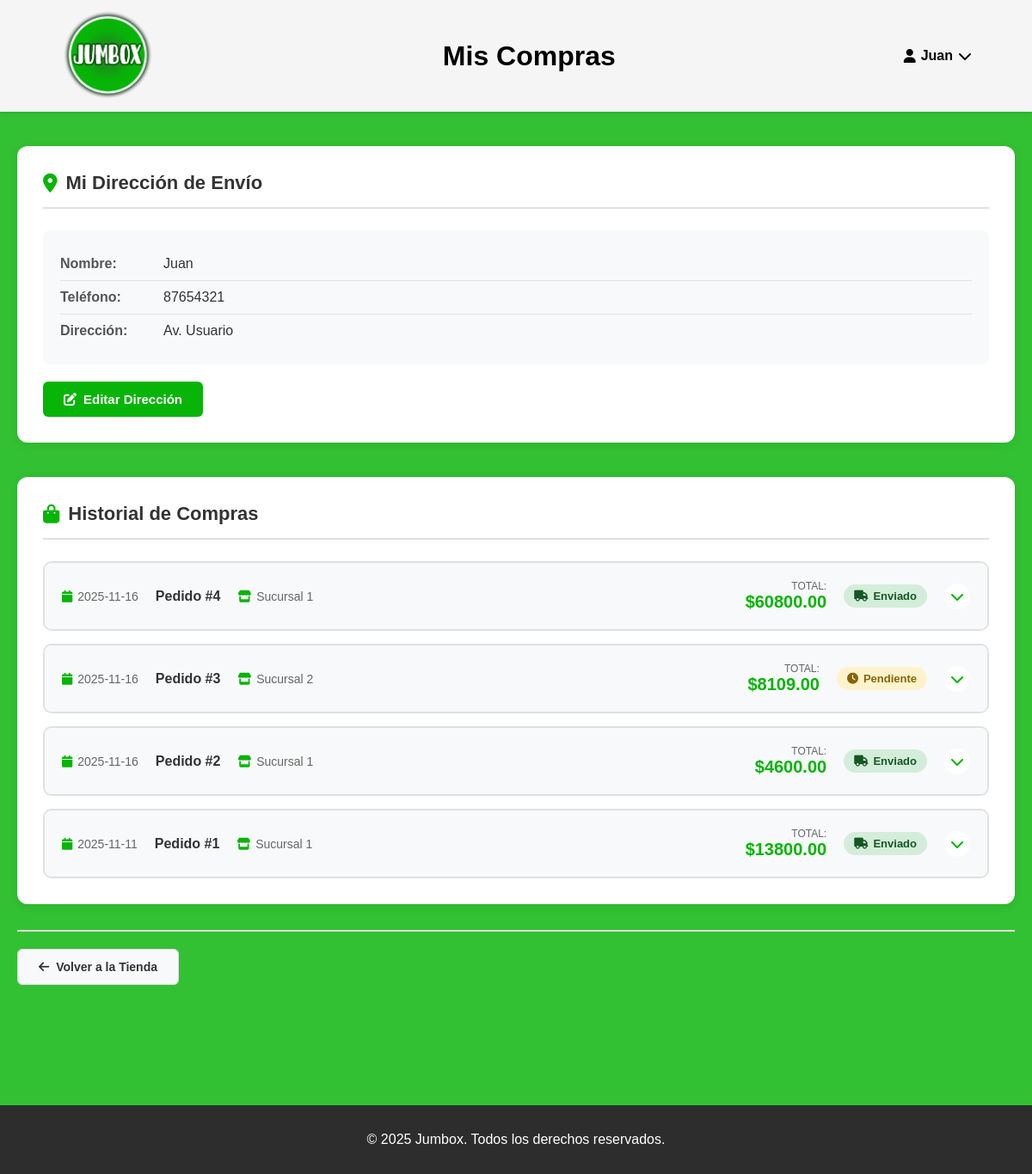
The app's page /mis-compras (signed in), older data.
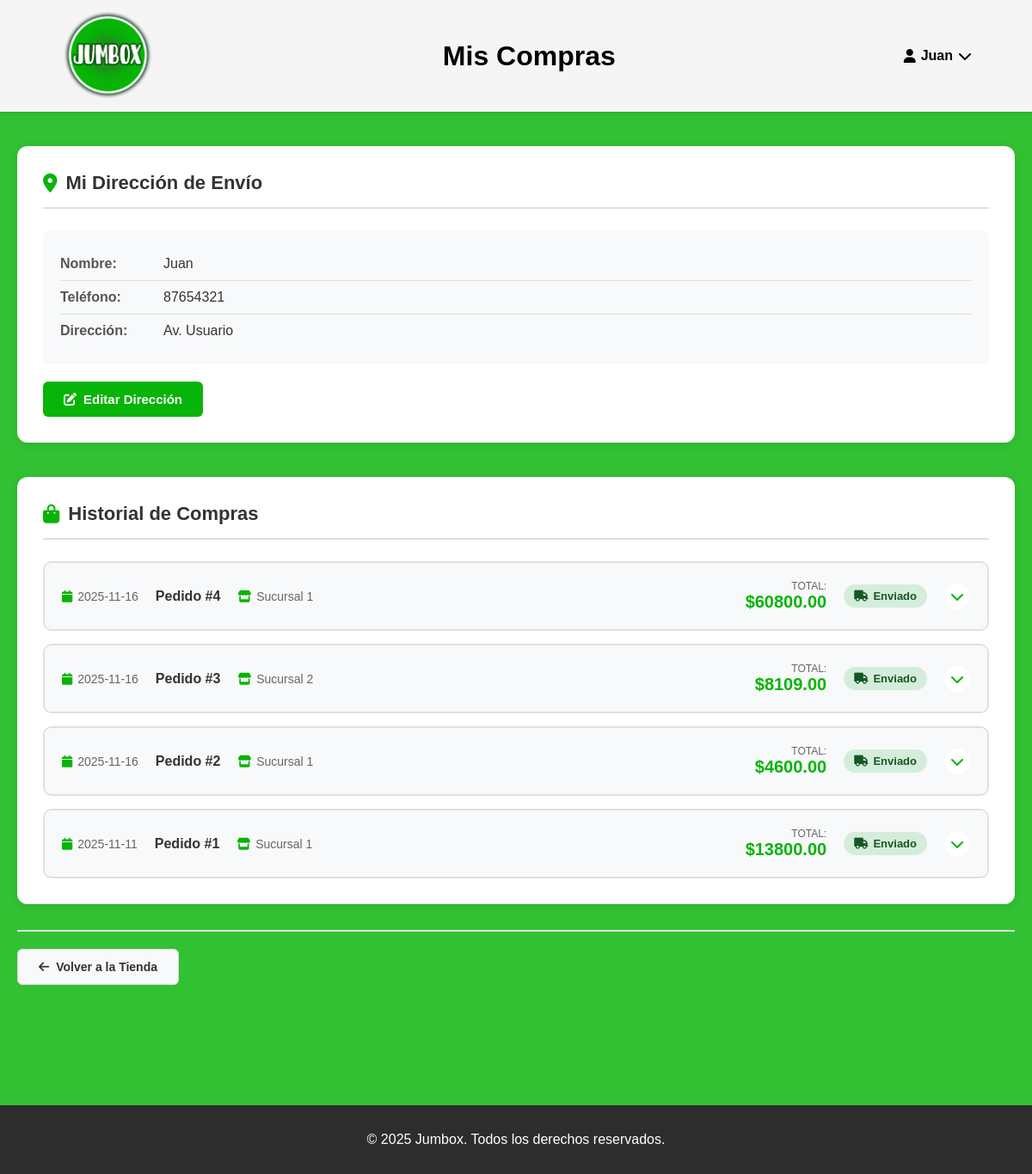
The same page, newer data.
### tables this page shows
CREATE TABLE "pedido" (
  id_pedido INTEGER PRIMARY KEY AUTOINCREMENT,
  fecha TEXT NOT NULL,
  estado TEXT NOT NULL,
  fk_cliente INTEGER NOT NULL,
  fk_sucursal INTEGER,
  FOREIGN KEY (fk_cliente) REFERENCES cliente(id_cliente)
    ON DELETE NO ACTION ON UPDATE NO ACTION,
  FOREIGN KEY (fk_sucursal) REFERENCES cliente(id_cliente)
    ON DELETE NO ACTION ON UPDATE NO ACTION
);

### app/user/routes.py (the view)
@user_bp.route('/mis-compras')
def mis_compras():
    resp = require_login_redirect()
    if resp:
        return resp
    if session.get('tipo') != 'usuario':
        flash("No autorizado.", "error")
        return redirect(url_for('main.home'))
    id_cliente = session['id_cliente']
    with get_conn() as conn:
        cliente = conn.execute("""
            SELECT nombre, direccion, telefono
            FROM cliente
            WHERE id_cliente = ?
        """, (id_cliente,)).fetchone()
        pedidos = conn.execute("""
            SELECT
                p.id_pedido,
                p.fecha,
                p.estado,
                s.nombre AS sucursal,
                GROUP_CONCAT(prod.nombre || '|' || dp.cantidad || '|' || prod.precio, '###') AS productos_info,
                SUM(dp.cantidad * prod.precio) AS total
            FROM pedido p
            LEFT JOIN cliente s ON s.id_cliente = p.fk_sucursal
            JOIN detalles_pedido dp ON dp.fk_pedido = p.id_pedido
            JOIN producto prod ON prod.id_producto = dp.fk_producto
            WHERE p.fk_cliente = ?
            GROUP BY p.id_pedido
            ORDER BY p.id_pedido DESC
        """, (id_cliente,)).fetchall()
        pedidos_procesados = []
        for pedido in pedidos:
            productos_raw = pedido['productos_info'].split('###') if pedido['productos_info'] else []
            productos = []
            for prod_info in productos_raw:
                partes = prod_info.split('|')
                if len(partes) == 3:
                    productos.append({
                        'nombre': partes[0],
                        'cantidad': int(partes[1]),
                        'precio': float(partes[2]),
                        'subtotal': int(partes[1]) * float(partes[2])
                    })
            pedidos_procesados.append({
                'id_pedido': pedido['id_pedido'],
                'fecha': pedido['fecha'],
                'estado': pedido['estado'],
                'sucursal': pedido['sucursal'],
                'total': pedido['total'],
                'productos': productos
            })
    return render_template('compras_cliente.html',
                        cliente=cliente,
                        pedidos=pedidos_procesados)

### app/utils.py (called while the page is built)
def get_conn():
    conn = sqlite3.connect(current_app.config["DB_NAME"])
    conn.row_factory = sqlite3.Row
    conn.execute("PRAGMA foreign_keys = ON;")
    return conn

def require_login_redirect():
    if 'id_cliente' not in session:
        flash("Necesitás iniciar sesión.", "error")
        return redirect(url_for('auth.login'))
    return None

### templates/user/compras_cliente.html (shortened to what the changed rows need)
<!DOCTYPE html>
<html lang="es">
<head>
    <link rel="stylesheet" href="{{ url_for('static', filename='style.css') }}">
    <link rel="stylesheet" href="https://cdnjs.cloudflare.com/ajax/libs/font-awesome/6.5.0/css/all.min.css">
</head>
<body>
    <header class="main-header">
        <div class="titulo-header">
            <h1>Mis Compras</h1>
        </div>
    </header>
    <main>
        <div class="compras-container">
            <div class="direccion-section">
                <div class="card-direccion">
                    <h2><i class="fa-solid fa-location-dot"></i> Mi Dirección de Envío</h2>
                </div>
            </div>
            <div class="historial-section">
                <h2><i class="fa-solid fa-shopping-bag"></i> Historial de Compras</h2>
                {% if pedidos %}
                    <div class="pedidos-lista">
                        {% for pedido in pedidos %}
                        <div class="pedido-item">
                            <div class="pedido-header" data-id="{{ pedido['id_pedido'] }}" onclick="togglePedido(this.dataset.id)">
                                <div class="pedido-info-principal">
                                    <div class="pedido-fecha">
                                        <i class="fa-solid fa-calendar"></i>
                                        <span>{{ pedido['fecha'] }}</span>
                                    </div>
                                    <div class="pedido-numero">
                                        <strong>Pedido #{{ pedido['id_pedido'] }}</strong>
                                    </div>
                                    <div class="pedido-sucursal">
                                        <i class="fa-solid fa-store"></i> {{ pedido['sucursal'] }}
                                    </div>
                                </div>
                                <div class="pedido-info-secundaria">
                                    <div class="pedido-total">
                                        <span class="label-total">Total:</span>
                                        <span class="valor-total">${{ "%.2f"|format(pedido['total']) }}</span>
                                    </div>
                                    <div class="pedido-estado">
                                        {% if pedido['estado'] == 'enviado' %}
                                            <span class="estado-badge enviado">
                                                <i class="fa-solid fa-truck"></i> Enviado
                                            </span>
                                        {% elif pedido['estado'] == 'pendiente' %}
                                            <span class="estado-badge pendiente">
                                                <i class="fa-solid fa-clock"></i> Pendiente
                                            </span>
                                        {% else %}
                                            <span class="estado-badge pendiente">
                                                <i class="fa-solid fa-clock"></i> {{ pedido['estado']|capitalize }}
                                            </span>
                                        {% endif %}
                                    </div>
                                    <div class="pedido-toggle">
                                        <i class="fa-solid fa-chevron-down"></i>
                                    </div>
                                </div>
                            </div>
                        </div>
                        {% endfor %}
                    </div>
                {% endif %}
            </div>
        </div>
    </main>
</body>
</html>

Row changes from the older to the newer data that the page shows:
changed pedido id 3: estado "Pendiente" → "Enviado"
